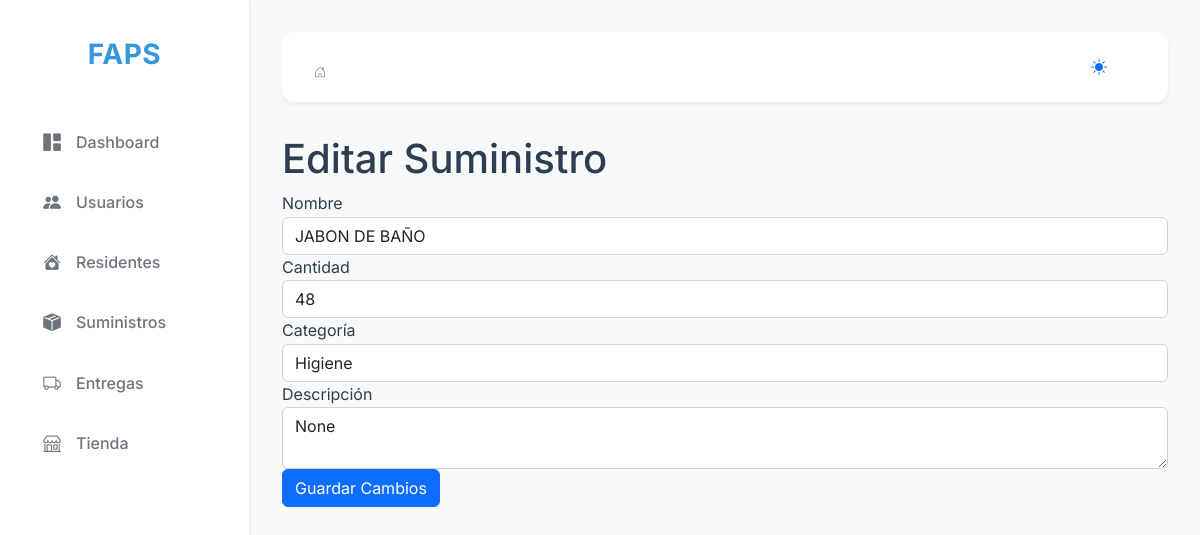
The page /admin/supplies/edit/2 on the database its author committed.
### app/models.py (models this page shows)
class Supply(db.Model):
    id = db.Column(db.Integer, primary_key=True)
    name = db.Column(db.String(100), nullable=False)
    category = db.Column(db.String(100), nullable=False)
    quantity = db.Column(db.Integer, nullable=False)
    entry_date = db.Column(db.Date, nullable=False)
    photo = db.Column(db.String(255), nullable=True)
    description = db.Column(db.Text, nullable=True)
    price = db.Column(db.Float, nullable=True)  # Para mostrar el valor referencial

### app/routes/supply_routes.py (the view, shortened to what this page needs)
@supply_bp.route('/admin/supplies/edit/<int:id>', methods=['GET', 'POST'])
def edit_supply(id):
    supply = Supply.query.get_or_404(id)
    return render_template('edit_supply.html', supply=supply)

### app/templates/edit_supply.html (shortened to what this page needs)
{% extends 'base.html' %}
{% block content %}
<h1>Editar Suministro</h1>
<form method="POST" action="{{ url_for('supply_bp.edit_supply', id=supply.id) }}">
    <div class="form-group">
        <label for="name">Nombre</label>
        <input type="text" class="form-control" id="name" name="name" value="{{ supply.name }}" required>
    </div>
    <div class="form-group">
        <label for="quantity">Cantidad</label>
        <input type="number" class="form-control" id="quantity" name="quantity" value="{{ supply.quantity }}" required>
    </div>
    <div class="form-group">
        <label for="category">Categoría</label>
        <select class="form-control" id="category" name="category" required>
            <option value="higiene" {% if supply.category == 'higiene' %}selected{% endif %}>Higiene</option>
        </select>
    </div>
    <div class="form-group">
        <label for="description">Descripción</label>
        <textarea class="form-control" id="description" name="description">{{ supply.description }}</textarea>
    </div>
    <button type="submit" class="btn btn-primary">Guardar Cambios</button>
</form>
{% endblock %}

### app/static/css/custom.css (style rules this page uses)
:root { --bg-primary: #f8f9fa; --bg-secondary: #ffffff; --text-primary: #2c3e50; --text-secondary: #6c757d; --border-color: #e9ecef; --accent-color: #3498db; --accent-hover: #2980b9; --danger-color: #e74c3c; --success-color: #2ecc71; --warning-color: #f1c40f; --info-color: #3498db; --sidebar-width: 250px; --header-height: 60px; --footer-height: 60px; --shadow-sm: 0 2px 4px rgba(0,0,0,0.05); --shadow-md: 0 4px 6px rgba(0,0,0,0.1); --shadow-lg: 0 10px 15px rgba(0,0,0,0.1); --transition: all 0.3s ease; }
* { margin: 0; padding: 0; box-sizing: border-box; }
body { font-family: 'Inter', -apple-system, BlinkMacSystemFont, 'Segoe UI', 'Roboto', sans-serif; background-color: var(--bg-primary); color: var(--text-primary); line-height: 1.6; min-height: 100vh; display: flex; }

### rows shown on the page
Supply: name "JABON DE BAÑO", quantity "48", category "Higiene", description "None"
